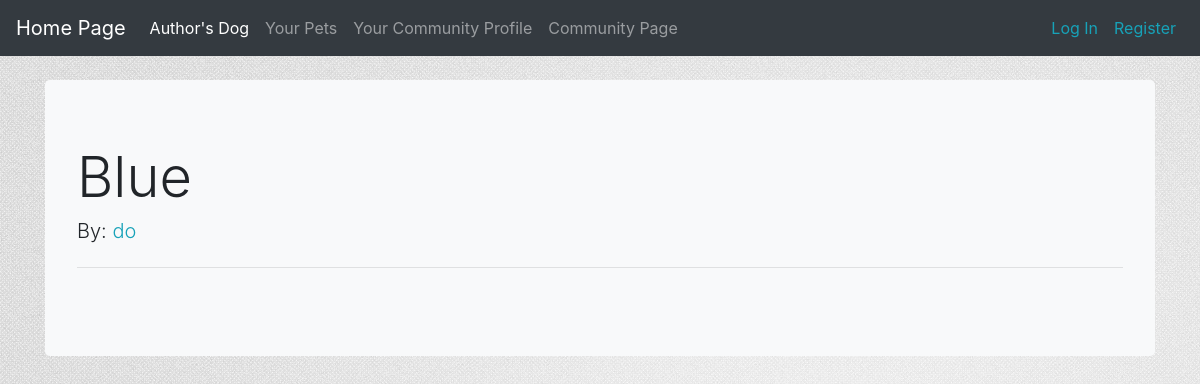
/community_page/2/, run on an earlier commit of the app's database.
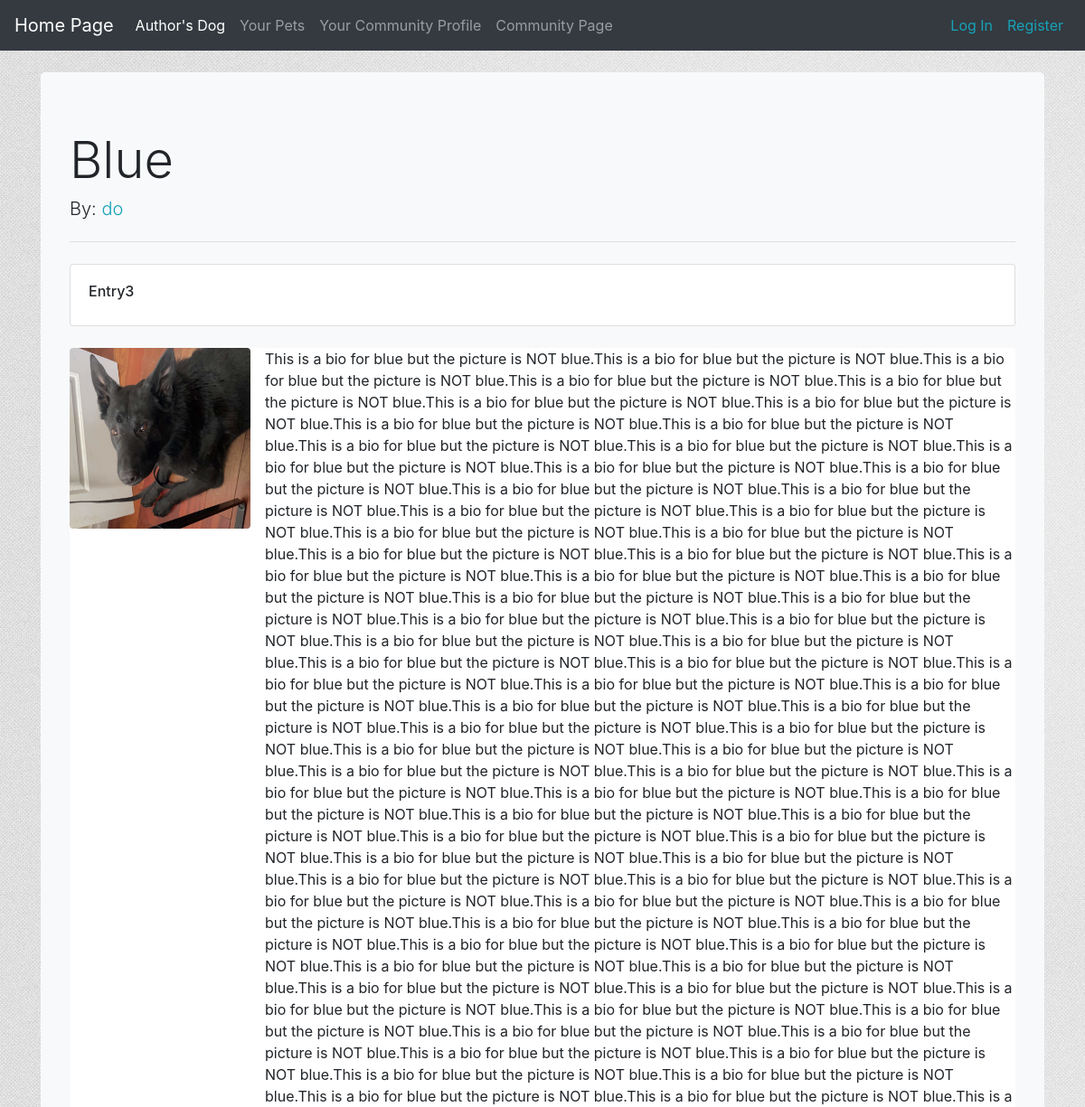
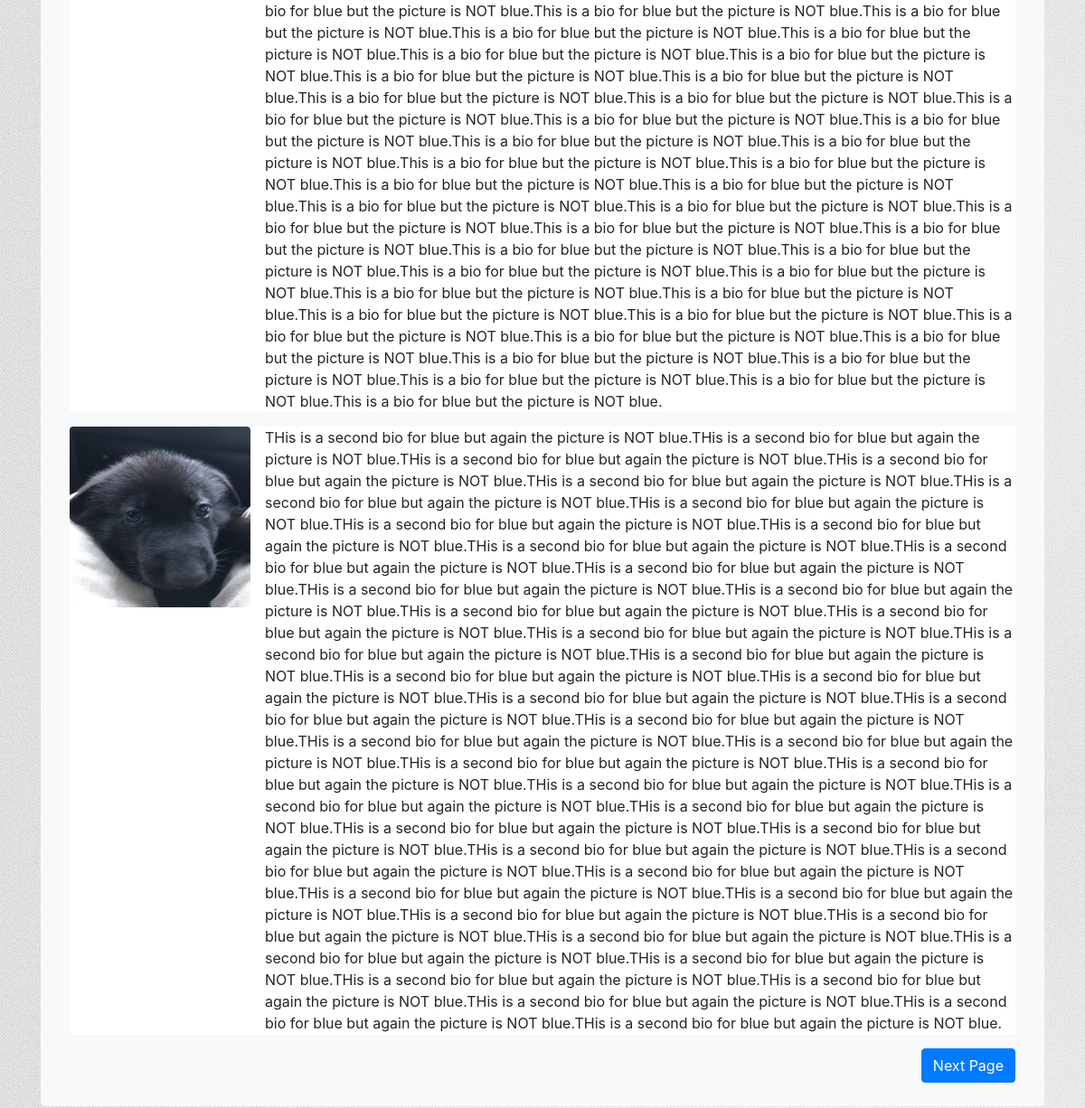
And on a later commit of the database (2 pictures, top to bottom).
### test_dog_app/models.py (models this page shows, shortened)
class Entry(models.Model):
    dog_name = models.ForeignKey(DogName, on_delete=models.CASCADE, null=False)
    bio_entry = models.TextField()
    dog_photo = models.ImageField(default=None, upload_to='photo_img/', blank=True)
    share = models.BooleanField(default=False)
    date_entry = models.DateTimeField(auto_now_add=True)
    shared_date = models.DateTimeField(auto_now_add=False, auto_now=False, null=True, blank=False)

### test_dog_app/views.py (the view)
# urls.py: path('community_page/<int:dog_id>/', views.full_dog_page, name='full_dog_page'),
def full_dog_page(request, dog_id):
    dog_shared = get_object_or_404(DogName, id=dog_id)
    dog_entries = dog_shared.entry_set.filter(share=True)
    paginator = Paginator(dog_entries, 3)
    page_number = request.GET.get('page')
    dog_entries = paginator.get_page(page_number)
    content = {
        'dog_shared': dog_shared,
        'dog_entries': dog_entries
    }
    return render(request, 'full_dog_page.html', content)

### test_dog_app/models.py (called while the page is built)
    def __str__(self):
        return self.name

### test_dog_app/templates/full_dog_page.html (shortened to what this page needs)
{% extends 'base.html' %}
{% block content %}
<div class="jumbotron bg-light">
  <h1 class="display-4">{{ dog_shared }}</h1>
  <h6 class="lead">
    By: <a class="text-info" href="{% url 'users:user_profile' dog_shared.owner.id %}">
        {{ dog_shared.owner }}
    </a>
  </h6><hr class="my-4">
  {% for entry in dog_entries %}
      {% if entry.dog_photo %}
          <ul class="list-unstyled bg-white">
            <li class="media">
                <img src="{{ entry.dog_photo.url }}" style="width: 200px; height: 200px"
                     class= "rounded mr-3" alt="dog-photo">
            <div class="media-body">
                {{ entry.bio_entry | linebreaksbr }}
            </div>
            </li>
          </ul>
      {% else %}
          <div class="card bg-white">
            <div class="card-body">
                <h6>
                    {{ entry.bio_entry | linebreaksbr }}
                </h6>
            </div>
          </div><br/>
      {% endif %}
  {% endfor %}
    <div class="float-right">
            {% if dog_entries.has_next %}
                <a href="{% url 'test_dog_app:full_dog_page' dog_shared.id %}?page={{ dog_entries.next_page_number }}"
                class="btn btn-primary">
                    Next Page
                </a>
            {% endif %}
    </div>
</div>
{% endblock  %}

What changed in the data, as far as the page shows it:
now on this page (row edited): Entry: bio_entry "Entry3"
added Entry: dog_photo (picture), bio_entry "This is a bio for blue but the picture is NOT blue.This is a bio for blue but the picture is NOT blue.This is a bio for blue but the picture is NOT blue.This is a bio for blue but the picture is NOT blue.This is a bio for blue but the picture is NOT blue.This is a bio for blue but the picture is NOT blue.This is a bio for blue but the picture is NOT blue.This is a bio for blue but the picture is NOT blue.This is a bio for blue but the picture is NOT blue.This is a bio for blue but the picture is NOT blue.This is a bio for blue but the picture is NOT blue.This is a bio for blue but the picture is NOT blue.This is a bio for blue but the picture is NOT blue.This is a bio for blue but the…"
added Entry: dog_photo (picture), bio_entry "THis is a second bio for blue but again the picture is NOT blue.THis is a second bio for blue but again the picture is NOT blue.THis is a second bio for blue but again the picture is NOT blue.THis is a second bio for blue but again the picture is NOT blue.THis is a second bio for blue but again the picture is NOT blue.THis is a second bio for blue but again the picture is NOT blue.THis is a second bio for blue but again the picture is NOT blue.THis is a second bio for blue but again the picture is NOT blue.THis is a second bio for blue but again the picture is NOT blue.THis is a second bio for blue but again the picture is NOT blue.THis is a second bio for blue but again the picture is NOT…"
Also different on the page:
text now shown: "Next Page"
